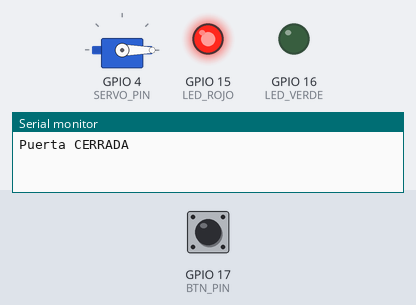
Recording of a sketch running on a simulated ESP32-S3. On the bench: servo, output pins drawn as LEDs (lit = HIGH), the last lines printed to the serial monitor. Inputs (shaded band) come from the test bench; at power-on: GPIO 17 (BTN_PIN) HIGH.

Above: at 1.2 s.
1.3 s: GPIO 17 (BTN_PIN) pulled LOW for 0.15 s
At 2.1 s:
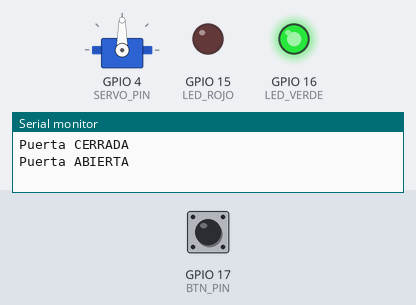
2.9 s: GPIO 17 (BTN_PIN) pulled LOW for 1 s
At 3.3 s:
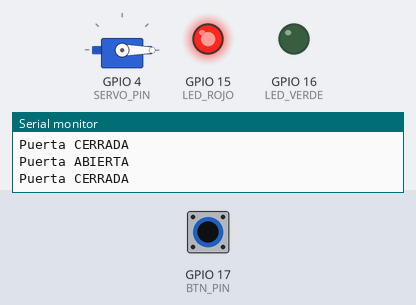
5.4 s: GPIO 17 (BTN_PIN) pulled LOW for 3.2 s
At 6.5 s:
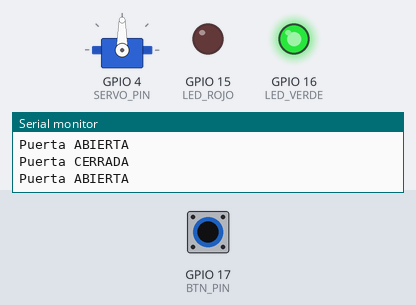
Timing chart, 0 to 8.4 s (numbered marks = the images above; inputs shaded):
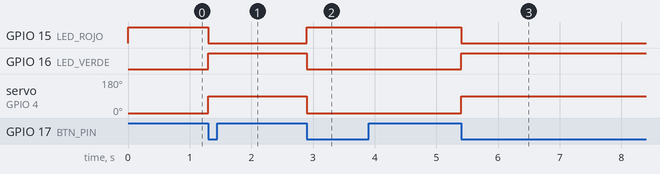

The sketch:

02_Puerta_Servo.ino
```cpp
// Ejercicio 2: Puerta con servomotor. LED rojo = cerrada, LED verde = abierta  |  Placa: ESP32-S3 N16R8
// Librería: ESP32Servo. Botón entre el pin y GND (INPUT_PULLUP, sin resistencia).
#include <ESP32Servo.h>

#define SERVO_PIN 4
#define LED_ROJO  15
#define LED_VERDE 16
#define BTN_PIN   17

Servo servo;
bool abierta = false;

void moverPuerta(bool abrir) {
  servo.write(abrir ? 90 : 0);        // 90° abierta, 0° cerrada
  digitalWrite(LED_VERDE, abrir);     // verde solo si está abierta
  digitalWrite(LED_ROJO, !abrir);     // rojo solo si está cerrada
  abierta = abrir;
  Serial.println(abrir ? "Puerta ABIERTA" : "Puerta CERRADA");
}

void setup() {
  Serial.begin(115200);
  pinMode(LED_ROJO, OUTPUT);
  pinMode(LED_VERDE, OUTPUT);
  pinMode(BTN_PIN, INPUT_PULLUP);
  servo.setPeriodHertz(50);           // servos estándar trabajan a 50 Hz
  servo.attach(SERVO_PIN, 500, 2400); // rango del pulso en microsegundos
  moverPuerta(false);                 // inicia cerrada
}

void loop() {
  if (digitalRead(BTN_PIN) == LOW) {  // botón presionado
    moverPuerta(!abierta);            // alterna estado
    delay(300);                       // antirrebote
    while (digitalRead(BTN_PIN) == LOW);
  }
}
```

Measured:
- after the input at 1.3 s, GPIO 15 (LED_ROJO): HIGH → LOW at once; GPIO 16 (LED_VERDE): LOW → HIGH at once; servo on GPIO 4 (SERVO_PIN): 0° → 90° at once
- after the input at 2.9 s, GPIO 15 (LED_ROJO): LOW → HIGH at once; GPIO 16 (LED_VERDE): HIGH → LOW at once; servo on GPIO 4 (SERVO_PIN): 90° → 0° at once
- after the input at 5.4 s, GPIO 15 (LED_ROJO): HIGH → LOW at once; GPIO 16 (LED_VERDE): LOW → HIGH at once; servo on GPIO 4 (SERVO_PIN): 0° → 90° at once
